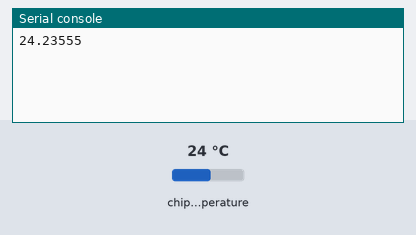
This program was run on a simulated Raspberry Pi Pico running MicroPython. Parts: the last lines printed to the serial console. The test bench sets the inputs (shaded band); at power-on: chip temperature 24 °C.

Above: at 1.2 s.
1.3 s: chip temperature set to 1 °C
At 3.4 s:
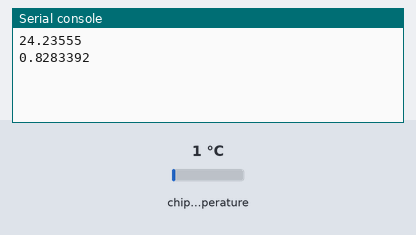
4.0 s: chip temperature set to 11 °C
At 4.9 s:
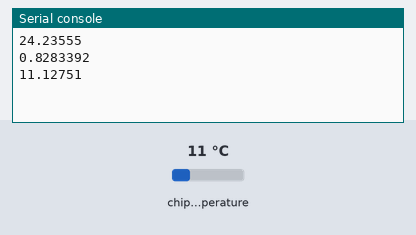
Timing chart, 0 to 7.0 s (numbered marks = the images above; inputs shaded):
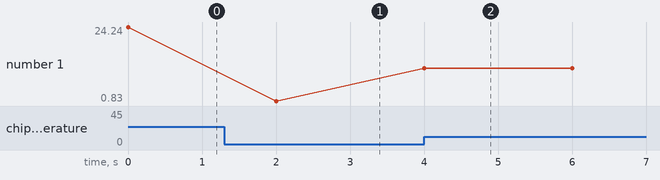

The program:

temp_sensor.py
```python
# by uncle paul
# https://youtu.be/PYOaO1yW0rY

import machine
import utime

sensor_temp = machine.ADC(4)
convert = 3.3/65535
while True:
    reading = sensor_temp.read_u16() * convert
    temperature = 27 - (reading - 0.706) / 0.001721
    print(temperature)
    utime.sleep(2)
```

Measured:
- after the input at 1.3 s, the serial console: prints a new line after 0.70 s (image 1)
- after the input at 4.0 s, the serial console: prints a new line at once (image 2)
- plotted number 1: 24.24 → 0.83 after the input at 1.3 s, 0.83 → 11.13 after the input at 4.0 s
